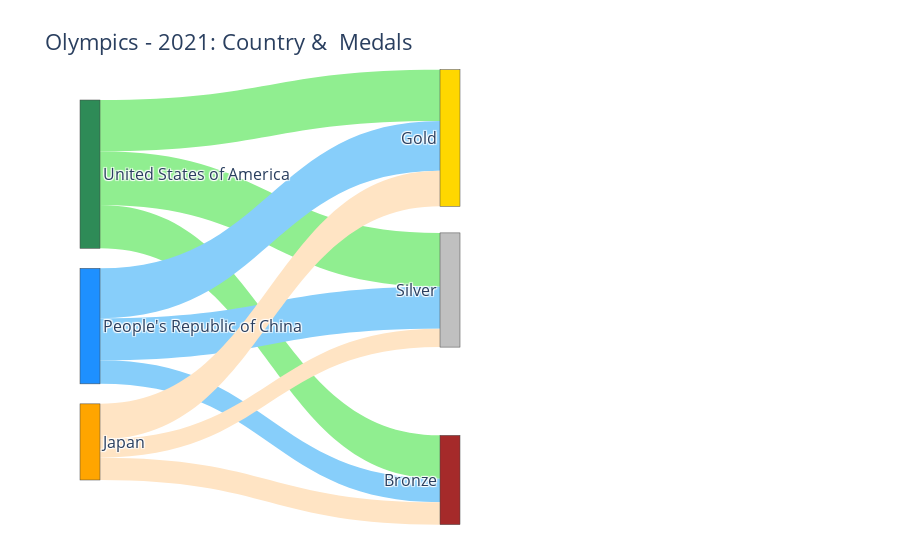

Write notebook code for a chart like this one.
### Markdown cell above
### Adjust the order of the nodes and the width of the plot
Let's add the x and y positions for the nodes to explicitly specify the positions of the nodes. The values should be between 0 and 1.

### Code cell
NODES = dict( #           0                               1                          2        3       4           5
            label = ["United States of America", "People's Republic of China",   "Japan", "Gold", "Silver", "Bronze"],
            color = [                "seagreen",                 "dodgerblue",  "orange", "gold", "silver", "brown" ],
            x     = [                         0,                            0,         0,    0.5,      0.5,      0.5],
            y     = [                         0,                          0.5,         1,    0.1,      0.5,        1],)
data = go.Sankey(node = NODES, link = LINKS)
fig = go.Figure(data)
fig.update_layout(title="Olympics - 2021: Country &  Medals",  font_size=16)
fig.show("png") #fig.show()

### Figure 1 — Plotly figure (JSON) as saved in the notebook; plotly's stock layout.template omitted (floating-point values rounded to 4 significant figures)
{"data": [{"link": {"color": ["lightgreen", "lightgreen", "lightgreen", "lightskyblue", "lightskyblue", "lightskyblue", "bisque", "bisque", "bisque"], "source": [0, 0, 0, 1, 1, 1, 2, 2, 2], "target": [3, 4, 5, 3, 4, 5, 3, 4, 5], "value": [39, 41, 33, 38, 32, 18, 27, 14, 17]}, "node": {"color": ["seagreen", "dodgerblue", "orange", "gold", "silver", "brown"], "label": ["United States of America", "People's Republic of China", "Japan", "Gold", "Silver", "Bronze"], "x": [0, 0, 0, 0.5, 0.5, 0.5], "y": [0, 0.5, 1, 0.1, 0.5, 1]}, "type": "sankey"}], "layout": {"font": {"size": 16}, "title": {"text": "Olympics - 2021: Country &  Medals"}}}
